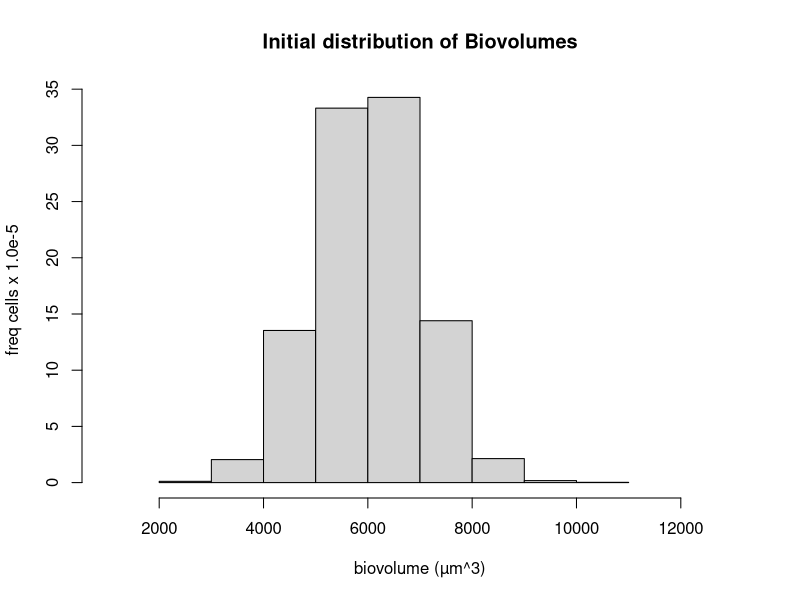
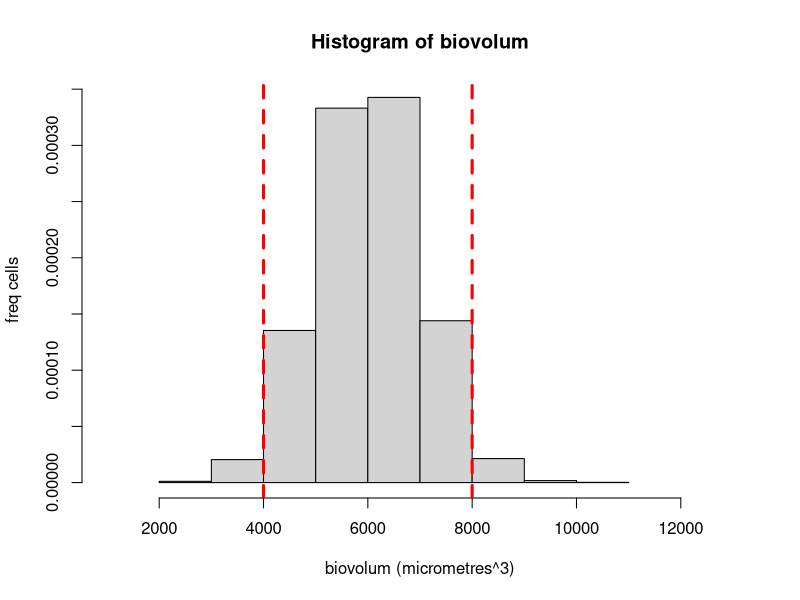
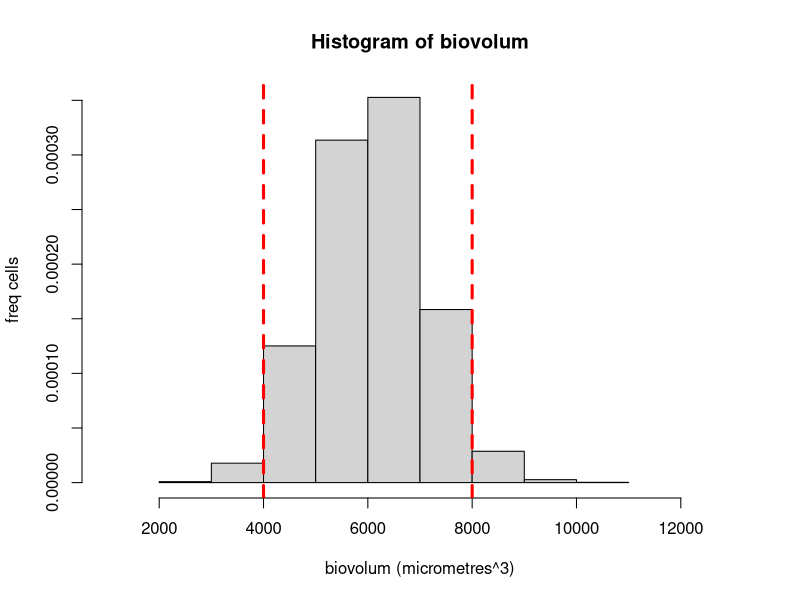
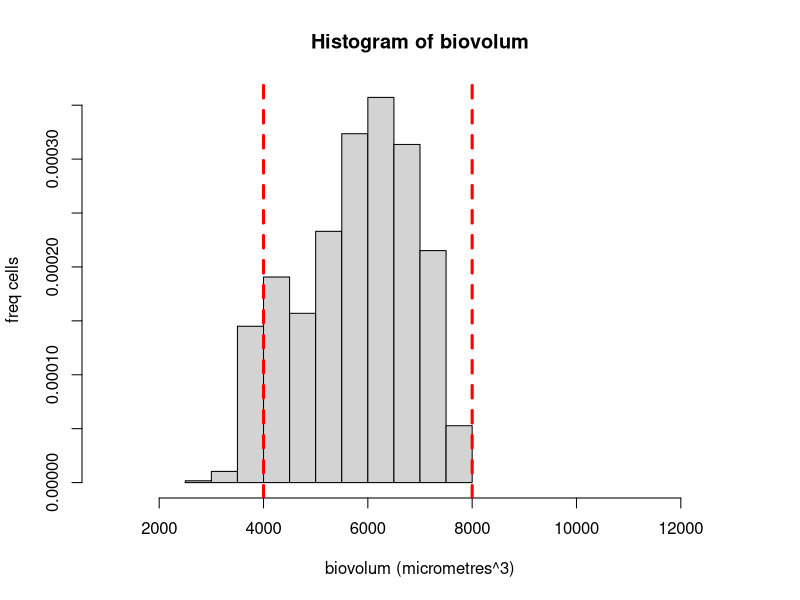
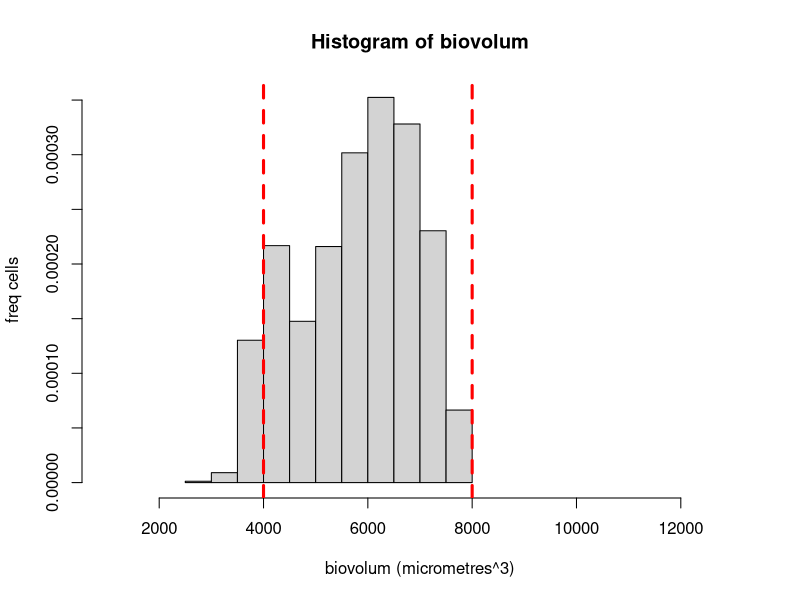
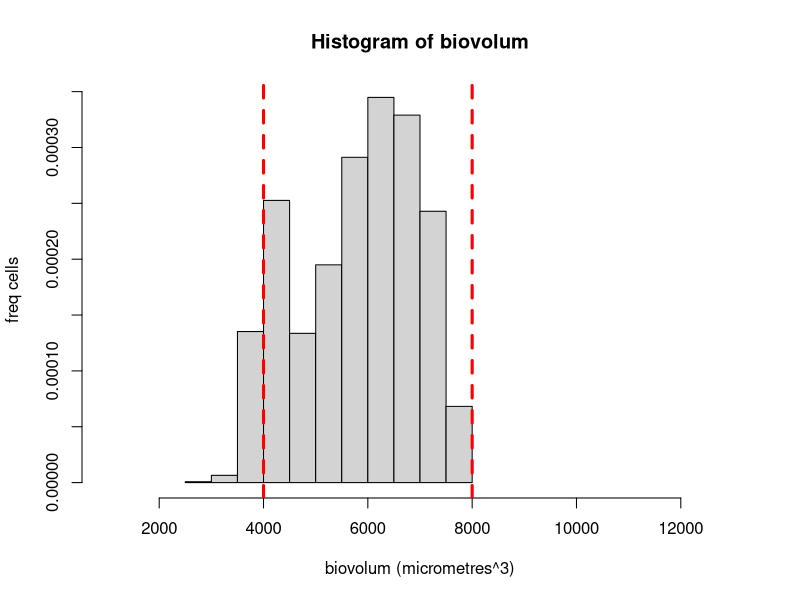
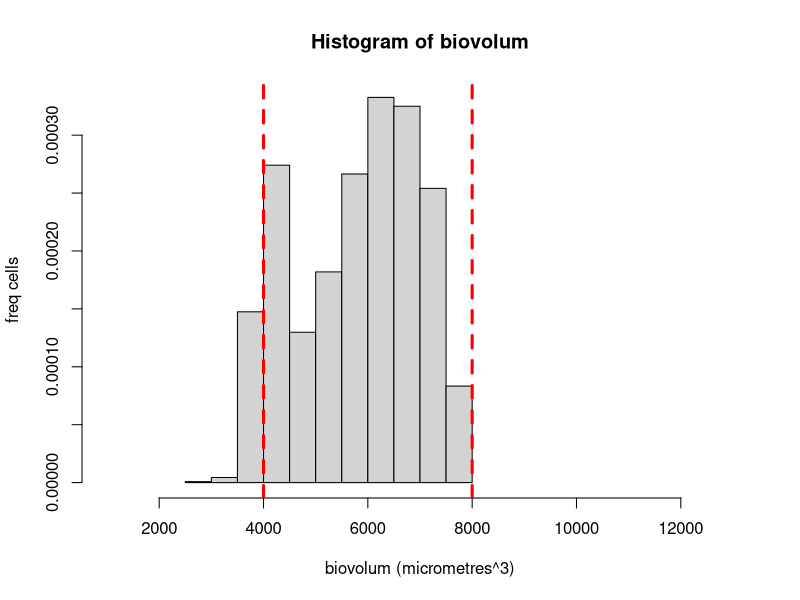
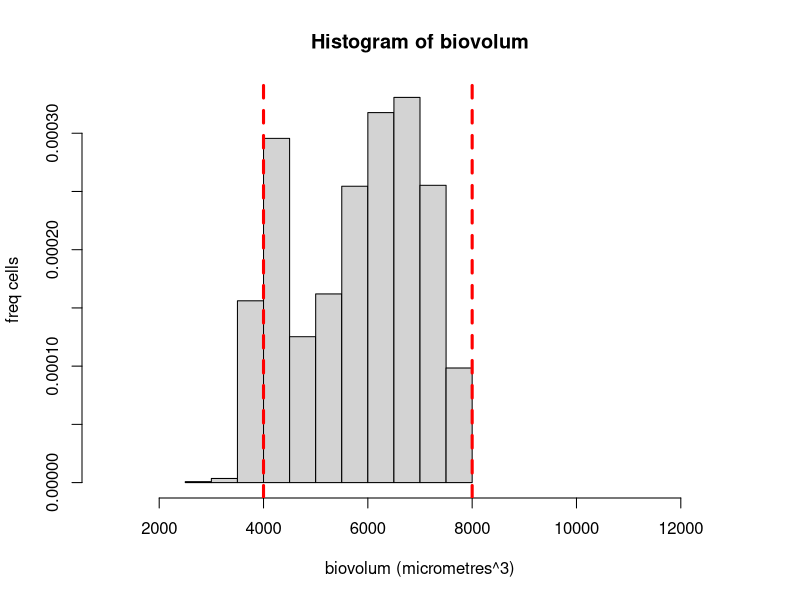

Write R code to recreate these figures, in order. (Note: this script raises an error after producing the figures.)
## ---- chunk 1
library(data.table)
library(ggplot2)
## ---- chunk 2
# the initial number of cells of the culture
num_cell = 4500

# initialization of the individuals variables
ident <- matrix(1:num_cell, 1, num_cell)
dupl <- matrix(0, 1, num_cell)
gen <- matrix(0, 1, num_cell)
biovol <- matrix(6000, 1, num_cell) + rnorm(num_cell, 0, 1000)

# culture generation as a vector of individuals
cultiu <- rbind(ident, biovol, dupl, gen)

# plot of the initial biovolume distribution
df <- data.frame(biovolum = cultiu[2,])
inici = as.numeric(df[,1])
hist(inici, breaks = 8, freq = FALSE, xlim = c(1000, 13000), xlab = "biovolume (µm^3)", ylab = "freq cells x 1.0e-5", main = "Initial distribution of Biovolumes", las = 1, yaxt='n')
axis(side=2, at=seq(0, 0.00035, 0.00005), labels=seq(0,35,5))
## ---- chunk 3
# initialization of the days that the simulation will last
dia <- 1
dies_max <- 20

# creation of the vector with the number of individuals per day
n_indv <- dim(cultiu)[2]

# definition of gamma parameter
gam <- 0.05

# initialization of the vector with the boundary biovolumes
biovol_bound <- 8000
bio_dup <- matrix(biovol_bound, 1, dies_max) + rnorm(dies_max, 0, 300)

# starts the loop of the days
while (dia <= dies_max) {
  
  # initialization of the different gamma paramater per hour
  gama <- matrix(gam, 1, dies_max) + rnorm(12, 0, 0.001)
  
  # hours loop
  for (j in 1:12) {
    # each hour the cells will be visited in different order
    ordre <- sample(1:dim(cultiu)[2],dim(cultiu)[2],replace=F)
    
    # histogram of the biovolume saved at each hour
    df <- data.frame(biovolum = cultiu[2,])
    biovolum = as.numeric(df[,1])
    name = paste0('dia',paste0(dia, paste0('hora',paste0(j,".png"))))
    png(name)
    hist(biovolum, breaks = 8, freq = FALSE, xlim = c(1000, 13000), xlab = "biovolum (micrometres^3)", ylab = "freq cells") 
    abline(v = 8000, col="red", lwd=3, lty=2) 
    abline(v = 4000, col="red", lwd=3, lty=2)
    dev.off()
    
    # cells loop
    for (k in 1:dim(cultiu)[2]) {
      i <- ordre[k]
      
      # DUPLICATION
      # check if the cell biovolume is higher than the boundary one
      if (cultiu[2,i] >= bio_dup[dia]) {
        cultiu[3,i] = cultiu[3,i] + 1
      }
      
      # check if the cell fulfills the duplication conditions
      if (cultiu[3,i] == 2 & cultiu[4,i] <= 20) {
        # update of the old cell
        cultiu[2,i] = cultiu[2,i]/2 # the new biovolume
        cultiu[3,i] = 0
        cultiu[4,i] = cultiu[4,i] + 1 # new generation
        
        # initialization of the new cell
        cultiu <- cbind(cultiu, c(dim(cultiu)[2] + 1, cultiu[2,i], 0, cultiu[4,i]))
      }
      
      # INCOMES
      # calculation of the surface area
      superficie_i <- 4*pi*((3*cultiu[2,i])/(4*pi))^(2/3)
      
      # calculation of the new biovolume
      cultiu[2,i] = cultiu[2,i] + gama[dia]*superficie_i
    }
  }
  
  # day update
  dia = dia + 1
  # vector with the number of individuals at the end of each day
  n_indv <- append(n_indv, dim(cultiu)[2])
}

# graphic of log of the number of cells per day
plot(log10(n_indv), type="o", col="blue", axes = FALSE, ann = FALSE, ylim = range(log10(n_indv)))
box()
axis(1, las= 1)
axis(2, las= 1)
title(xlab="Time (days)")
title(ylab="ln(Number of cells)")
